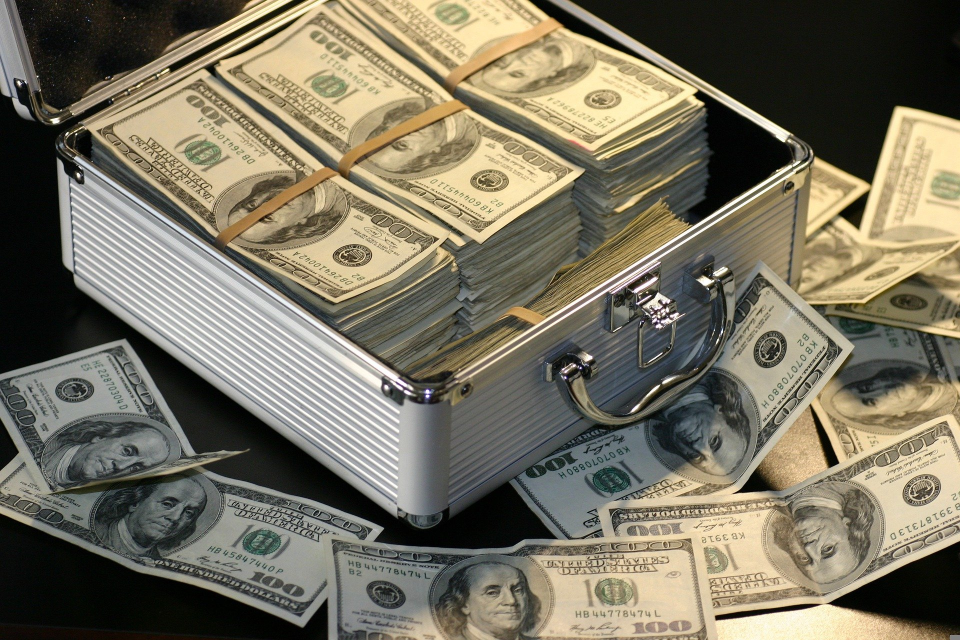
#> input picture Python/파이썬과 40개의 작품들/24. 사진을 그림으로 변환하기(OpenCV)/돈.jpg, 1920 x 1280 px (shown at 1/2 size)
$ python main24-1.py
#> lines starting #> are read from the running program, lines starting #| are printed output that depends on the picture
from cv2 import IMREAD_UNCHANGED
import numpy as np
import cv2

ff = np.fromfile('돈.jpg', np.uint8)
img = cv2.imdecode(ff, IMREAD_UNCHANGED)
#> img is the input picture: shape (1280, 1920, 3); mean B, G, R 97, 114.8, 120.7
img = cv2.resize(img, dsize=(0, 0), fx=1, fy=1.0, interpolation=cv2.INTER_LINEAR)

cartoon_img = cv2.stylization(img, sigma_s=100, sigma_r=0.9)
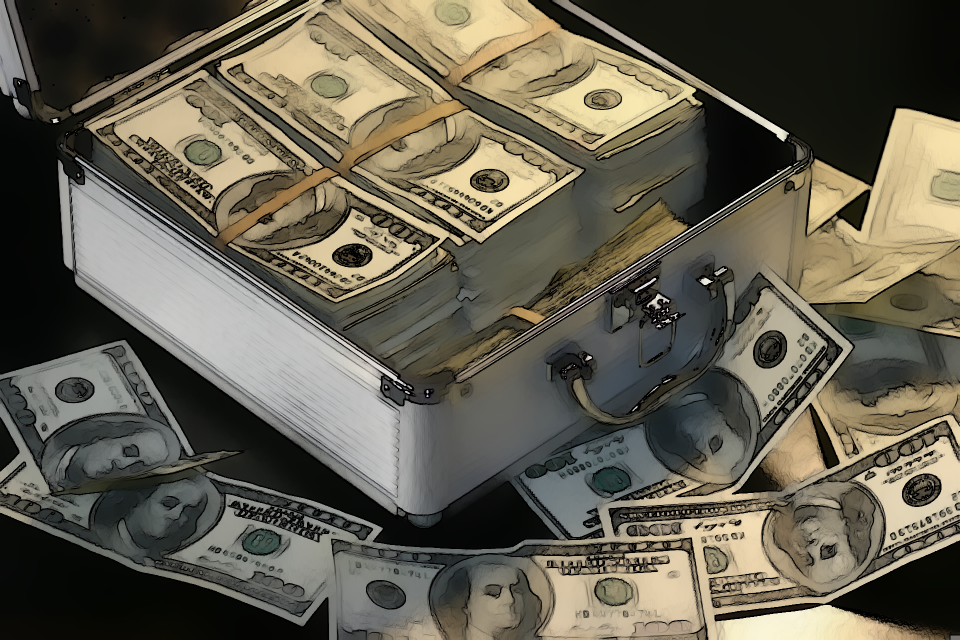
#> cartoon_img: shape (1280, 1920, 3) (shown at 1/2 size); mean B, G, R 81.2, 95.8, 100.5

cv2.imshow('cartoon_view', cartoon_img)
cv2.waitKey(0)
cv2.destroyAllWindows()
